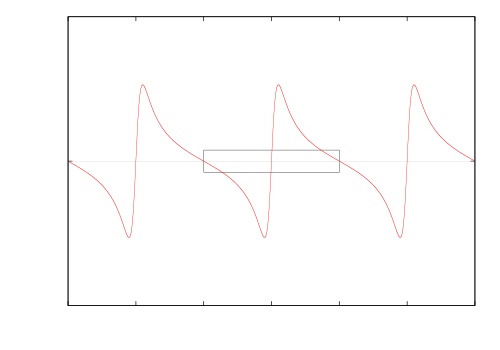

The gnuplot source for this figure:
clear
reset
file="haensch-couillaud_fehlersignal"
set key inside top right
set xlabel 'Phasenverschiebung relativ zur Resonanz $\nicefrac{\delta}{\pi}$'
set ylabel 'Amplitude'
set samples 100000
set xrange [-3:3]
set yrange [-1.3:1.3]
set xtics
set ytics

f(d,r,th,t1) = cos(th)*sin(th)*(t1**2*r**2*sin(d*pi))/((1 - r**2)**2 + 4*r**2*sin(d*pi/2)**2)

set object 1 rect from -1,0.1 to 1,-0.1
#set label 1 sprintf('$\chi^2_{\mathrm{red}} = %.4f$',FIT_WSSR/FIT_NDF) at graph 0.02, 0.80

set term push
set term epslatex color 10
set out sprintf('%s.tex',file)

plot 0 notitle lt 1 lc rgb "light-gray",\
f(x,0.85,1,1) notitle lt 1 lc 1

unset out
set term pop
